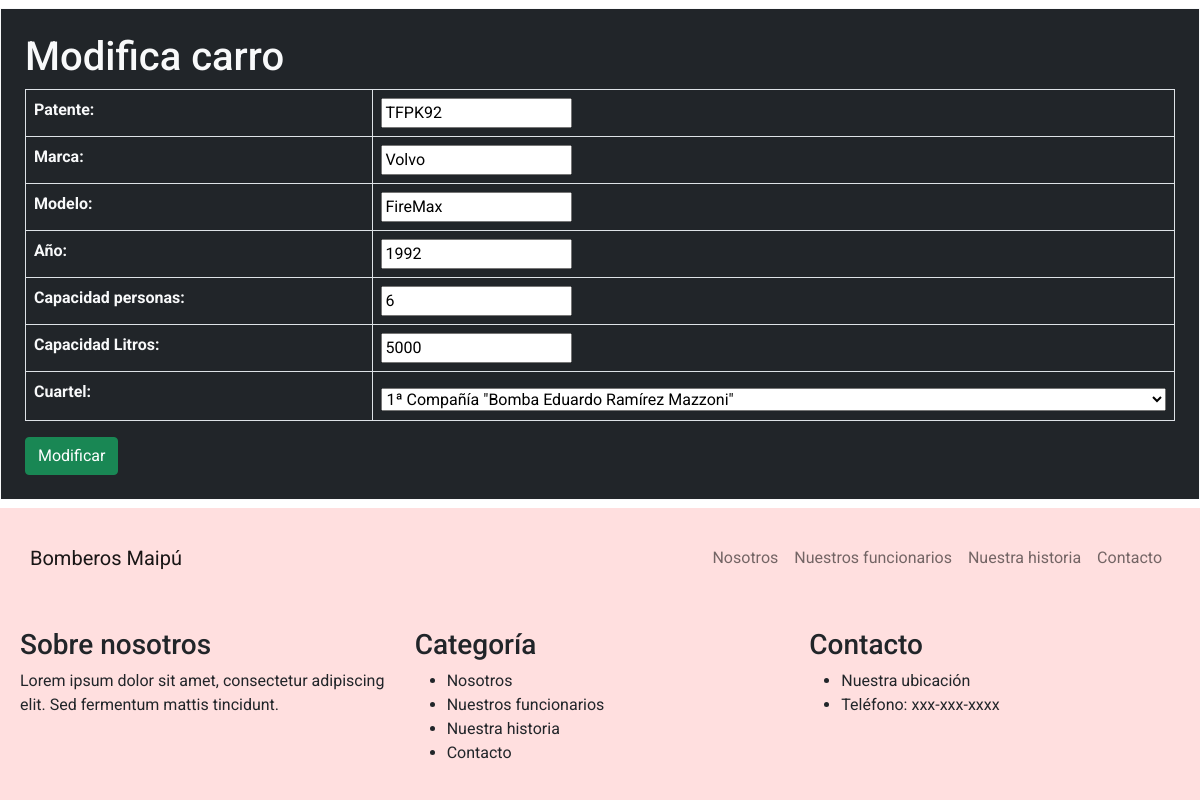
The app's page /form_mod_carro/1, older data.
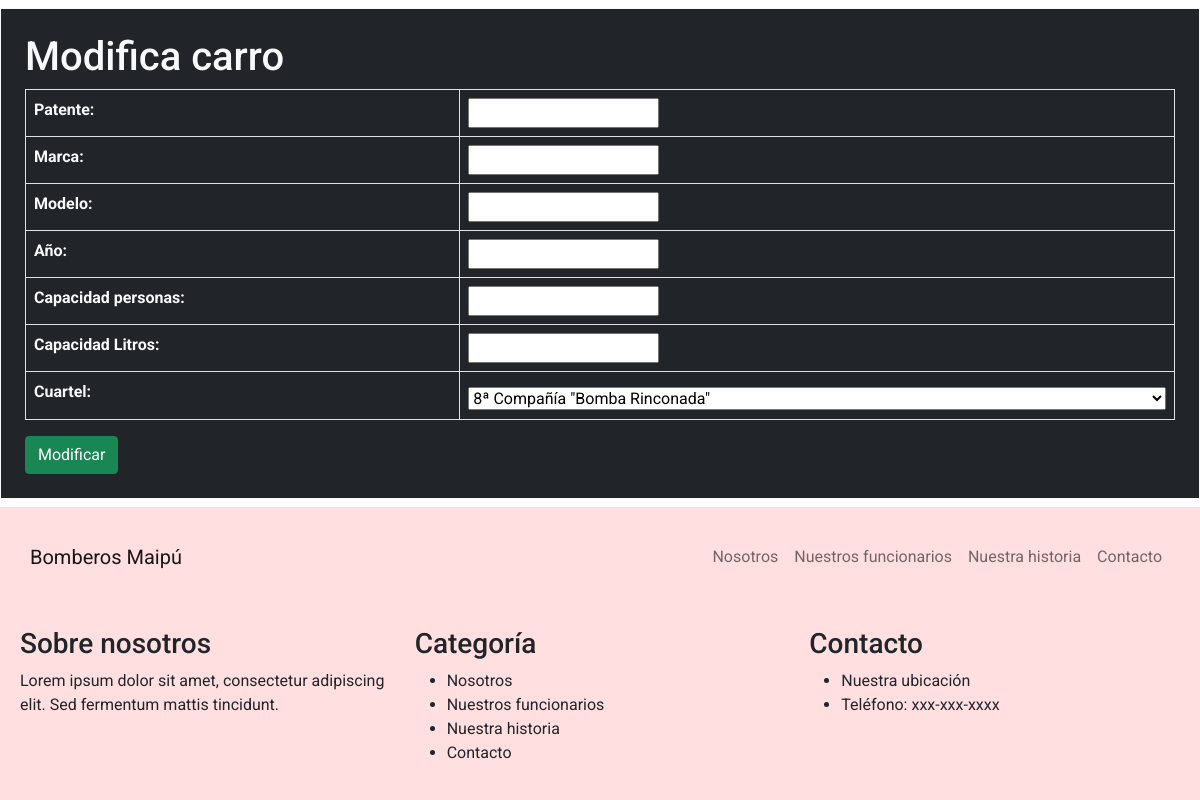
The same page, newer data.
### bomberos/models.py (models this page shows, shortened)
class Carro(models.Model):
    idCarro = models.AutoField(primary_key=True, verbose_name='ID Carro')
    patente = models.CharField(max_length=6, verbose_name='Patente')
    marca = models.CharField(max_length=20, verbose_name='Marca')
    modelo = models.CharField(max_length=20, null=True, blank=True, verbose_name='Modelo')
    anno = models.IntegerField(verbose_name='Año')
    capacidadPersonas = models.IntegerField(verbose_name='Capacidad personas')
    capacidadLitros = models.IntegerField(verbose_name='Capacidad Litros')
    cuartel = models.ForeignKey(Cuartel, on_delete=models.CASCADE, default=1)

### bomberos/views.py (the view)
# urls.py: path('form_mod_carro/<id>',form_mod_carro,name="form_mod_carro"),
def form_mod_carro(request, id):
    carro = Carro.objects.filter(idCarro=id).first()
    datos = {
        'form': CarroForm(instance=carro)
    }
    if request.method == 'POST':
        formulario = CarroForm(data=request.POST, instance=carro)
        if formulario.is_valid():
            formulario.save()
            return redirect('lista_carros')
    return render(request, 'form_mod_carro.html', datos)

### bomberos/forms.py
class CarroForm(forms.ModelForm):
    patente = forms.CharField(widget=forms.TextInput(attrs={'readonly': 'readonly'}))
    class Meta:
        model = Carro
        fields = ['patente', 'marca', 'modelo', 'anno', 'capacidadPersonas', 'capacidadLitros', 'cuartel']

### bomberos/models.py (called while the page is built)
    def __str__(self):
        return self.nombre

### bomberos/templates/form_mod_carro.html (shortened to what this page needs)
<!DOCTYPE html>
<html lang="es">
<head>
  <link rel="stylesheet" href="https://cdnjs.cloudflare.com/ajax/libs/bootstrap/5.0.2/css/bootstrap.min.css">
  <link rel="stylesheet" href="../static/css/style.css">
</head>
<body>
  <nav class="navbar navbar-expand-lg navbar-light bg-light">
    <div class="container">
      <a class="navbar-brand" href="#">Bomberos Maipú</a>
      <div class="collapse navbar-collapse" id="navbarNav">
        <ul class="navbar-nav ms-auto">
          <li class="nav-item">
            <a class="nav-link" href="#nosotros">Nosotros</a>
          </li>
          <li class="nav-item">
            <a class="nav-link" href="#funcionarios">Nuestros funcionarios</a>
          </li>
          <li class="nav-item">
            <a class="nav-link" href="#historia">Nuestra historia</a>
          </li>
          <li class="nav-item">
            <a class="nav-link" href="#contacto">Contacto</a>
          </li>
        </ul>
      </div>
    </div>
  </nav>
  <div class="container bg-dark text-light mt-2 mb-2  border border-light" style="padding: 2%;">
        <h1>Modifica carro</h1>
            <form method="POST" action="" autocomplete="off">
                <table class="table table-bordered text-light">
                    {{ form.as_table }}
                </table>
                <button type="submit" class="btn btn-success">Modificar</button>
          </form>
    </div>
  <footer class="bg-light">
    <div class="container">
      <div class="row">
        <div class="col-md-4">
          <h3>Sobre nosotros</h3>
          <p>Lorem ipsum dolor sit amet, consectetur adipiscing elit. Sed fermentum mattis tincidunt.</p>
        </div>
        <div class="col-md-4">
          <h3>Categoría</h3>
          <ul>
            <li>Nosotros</li>
            <li>Nuestros funcionarios</li>
            <li>Nuestra historia</li>
            <li>Contacto</li>
          </ul>
        </div>
        <div class="col-md-4">
          <h3>Contacto</h3>
          <ul>
            <li>Nuestra ubicación</li>
            <li>Teléfono: xxx-xxx-xxxx</li>
          </ul>
        </div>
      </div>
    </div>
  </footer>
</body>
</html>

Row changes from the older to the newer data that the page shows:
removed Carro: patente "TFPK92", marca "Volvo", modelo "FireMax", anno "1992", capacidadPersonas "6", capacidadLitros "5000", cuartel "1ª Compañía \"Bomba Eduardo Ramírez Mazzoni\""
Text that changed along with them:
form field cuartel: (not shown) → "8ª Compañía \"Bomba Rinconada\""
